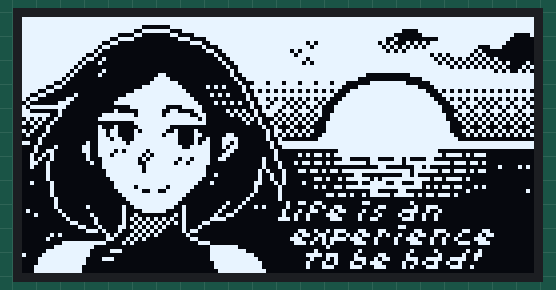
This sketch was run on a simulated Arduino Uno, built with avr-gcc and run on an emulated ATmega328P. On the bench: 128×64 one-colour display.

Above: at 0.1 s.

The sketch:

pico_image1.ino
```cpp
#include <U8g2lib.h>
U8G2_SH1106_128X64_NONAME_F_HW_I2C u8g2(U8G2_R0);

int contrast = 0;
int direction = 5; // Can be +5 or -5
// 'experience128', 128x64px
const unsigned char epd_bitmap_experience128 [] PROGMEM = {
	0xff, 0xff, 0xff, 0xff, 0xff, 0xff, 0xff, 0xff, 0xff, 0xff, 0xff, 0xff, 0xff, 0xff, 0xff, 0xff,
	0xff, 0xff, 0xff, 0xff, 0xff, 0xff, 0xff, 0xff, 0xff, 0xff, 0xff, 0xff, 0xff, 0xff, 0xff, 0xff,
	0xff, 0xff, 0xff, 0x3f, 0xe0, 0xff, 0xff, 0xff, 0xff, 0xff, 0xff, 0xff, 0xff, 0xff, 0xff, 0xff,
	0xff, 0xff, 0xff, 0xcf, 0x1f, 0xff, 0xff, 0xff, 0xff, 0xff, 0xff, 0x7f, 0xf8, 0xff, 0xff, 0xff,
	0xff, 0xff, 0xff, 0x30, 0x60, 0xf8, 0xff, 0xff, 0xff, 0xff, 0xff, 0x1f, 0xf0, 0xff, 0xff, 0x87,
	0xff, 0xff, 0x3f, 0x0f, 0x80, 0xc3, 0xff, 0xff, 0xff, 0xff, 0xff, 0x27, 0x00, 0xff, 0xff, 0x03,
	0xff, 0xff, 0xcf, 0x00, 0x00, 0x9c, 0xff, 0xff, 0x7f, 0xfd, 0xff, 0x15, 0xd5, 0xff, 0xff, 0x01,
	0xff, 0xff, 0x37, 0x00, 0x00, 0x20, 0xfe, 0xff, 0xff, 0xfe, 0xff, 0xab, 0xea, 0xff, 0xe3, 0x00,
	0xff, 0xff, 0x0b, 0x00, 0x00, 0xc0, 0xfc, 0xff, 0xd7, 0xff, 0xff, 0x57, 0xff, 0xff, 0x05, 0x00,
	0xff, 0xff, 0x04, 0x00, 0x00, 0x00, 0xf9, 0xff, 0xef, 0xff, 0xff, 0xff, 0xbf, 0xfa, 0x0a, 0x00,
	0xff, 0x7f, 0x13, 0x00, 0x00, 0x00, 0xf2, 0xff, 0x7f, 0xff, 0xff, 0xff, 0x7f, 0x55, 0x55, 0x00,
	0xff, 0xbf, 0x08, 0x00, 0x00, 0x00, 0xe4, 0xff, 0xbf, 0xfe, 0xff, 0xff, 0xff, 0xaa, 0xaa, 0x42,
	0xff, 0x5f, 0x00, 0x00, 0x00, 0x00, 0xc8, 0xff, 0xff, 0xff, 0xff, 0xff, 0xff, 0x57, 0x55, 0xa1,
	0xff, 0x2f, 0x10, 0x00, 0x00, 0x00, 0xd0, 0xff, 0xff, 0xff, 0xff, 0xff, 0xff, 0xff, 0xbf, 0x52,
	0xff, 0x17, 0x08, 0x00, 0x0c, 0x00, 0x90, 0xff, 0xff, 0xff, 0x3f, 0x00, 0xfe, 0xff, 0xff, 0xff,
	0xff, 0x0b, 0x00, 0x00, 0x1e, 0x00, 0x20, 0xff, 0xff, 0xff, 0x0f, 0x00, 0xf0, 0xff, 0xff, 0xff,
	0xff, 0x04, 0x00, 0x00, 0x7f, 0x00, 0x40, 0xdc, 0xdd, 0xdd, 0x81, 0xff, 0xc0, 0xff, 0xff, 0xff,
	0x3f, 0x03, 0x00, 0xc0, 0xff, 0x40, 0x85, 0xfe, 0xff, 0xff, 0xf0, 0xff, 0x87, 0xff, 0xff, 0xff,
	0xcf, 0x00, 0x00, 0xf0, 0xff, 0x01, 0x80, 0x54, 0x55, 0x55, 0xfc, 0xff, 0x1f, 0x55, 0x55, 0x55,
	0x33, 0x20, 0x00, 0xfc, 0xff, 0x83, 0x0a, 0xfd, 0xff, 0x3f, 0xfe, 0xff, 0x3f, 0xfe, 0xff, 0xff,
	0x0d, 0x18, 0x00, 0xff, 0xff, 0x07, 0x00, 0x59, 0x55, 0x15, 0xff, 0xff, 0x7f, 0x54, 0x55, 0x55,
	0x02, 0x0e, 0x80, 0xff, 0xff, 0x0f, 0x55, 0xba, 0xab, 0x8b, 0xff, 0xff, 0xff, 0xb8, 0xab, 0xbb,
	0xfd, 0x07, 0x00, 0xf8, 0x0f, 0x1f, 0x00, 0xd2, 0x55, 0xc5, 0xff, 0xff, 0xff, 0x51, 0x55, 0x55,
	0x03, 0x02, 0x80, 0xe0, 0x67, 0x18, 0xa8, 0xf4, 0xee, 0xc6, 0xff, 0xff, 0xff, 0xe1, 0xee, 0xee,
	0x7f, 0x02, 0xf0, 0xef, 0xf7, 0x33, 0x50, 0x65, 0x55, 0xe5, 0xff, 0xff, 0xff, 0x53, 0x55, 0x55,
	0x2a, 0x01, 0xf8, 0xff, 0xff, 0x2f, 0x80, 0x8a, 0xaa, 0xe2, 0xff, 0xff, 0xff, 0xa3, 0xaa, 0xaa,
	0x95, 0x00, 0x00, 0xf0, 0xff, 0x3f, 0x00, 0x49, 0x55, 0xf1, 0xff, 0xff, 0xff, 0x47, 0x55, 0x55,
	0x48, 0x00, 0x88, 0xe0, 0x1f, 0x00, 0x00, 0x90, 0x88, 0xf0, 0xff, 0xff, 0xff, 0x87, 0x88, 0x88,
	0x45, 0x00, 0xd8, 0xd0, 0x4f, 0x08, 0x00, 0xa0, 0x55, 0xf1, 0xff, 0xff, 0xff, 0x47, 0x55, 0x55,
	0x22, 0x00, 0xd8, 0xf0, 0x77, 0x18, 0x18, 0xa0, 0xaa, 0xf8, 0xff, 0xff, 0xff, 0x8f, 0xaa, 0xaa,
	0x10, 0x00, 0xb8, 0xf1, 0x7f, 0x48, 0x3c, 0x20, 0x01, 0xfc, 0xff, 0xff, 0xff, 0x1f, 0x00, 0x00,
	0x13, 0x00, 0xf9, 0xfb, 0x7f, 0x68, 0x2c, 0x40, 0xff, 0xff, 0xff, 0xff, 0xff, 0xff, 0xff, 0xff,
	0x08, 0x81, 0xf9, 0xff, 0xff, 0x7c, 0x34, 0x40, 0xfe, 0xff, 0xff, 0xff, 0xff, 0xff, 0xff, 0xff,
	0xc8, 0x80, 0x79, 0x7d, 0xff, 0x7f, 0x18, 0x80, 0x00, 0x80, 0xff, 0xff, 0xff, 0x00, 0x00, 0x00,
	0xa4, 0x00, 0xb9, 0xbf, 0xfe, 0x7f, 0x0c, 0x80, 0xa0, 0xd6, 0xff, 0xff, 0xff, 0xbd, 0x0e, 0x00,
	0x94, 0x00, 0xf1, 0x5f, 0x7f, 0x7b, 0x06, 0x90, 0x00, 0x00, 0x83, 0x61, 0x61, 0x00, 0x00, 0x00,
	0x4c, 0x00, 0xf2, 0x9f, 0xbf, 0x7d, 0x00, 0x10, 0xd1, 0xd6, 0xbf, 0x7f, 0xff, 0x77, 0x0b, 0x00,
	0x44, 0x00, 0xf0, 0xbf, 0xff, 0x3f, 0x00, 0x10, 0x01, 0x00, 0x00, 0x06, 0x2c, 0x00, 0x80, 0x50,
	0x40, 0x00, 0xe0, 0xbf, 0xff, 0x3f, 0x00, 0x28, 0x62, 0x6b, 0xff, 0xff, 0xfd, 0x76, 0x0d, 0x00,
	0x40, 0x00, 0xe0, 0xff, 0xff, 0x3f, 0x01, 0x48, 0x02, 0x00, 0x18, 0x80, 0x05, 0x00, 0x00, 0x00,
	0x40, 0x00, 0xc0, 0xff, 0xff, 0x1f, 0x00, 0x48, 0x02, 0x96, 0x7e, 0xfd, 0xbf, 0xbd, 0x00, 0x00,
	0x84, 0x00, 0x80, 0xff, 0xff, 0x8f, 0x00, 0x8c, 0x42, 0x00, 0x90, 0x67, 0x0c, 0x00, 0x00, 0x00,
	0x80, 0x00, 0x80, 0xef, 0xef, 0x07, 0x00, 0x04, 0x01, 0xca, 0xfe, 0xff, 0xaf, 0x36, 0x0a, 0x00,
	0x80, 0x00, 0x00, 0x3f, 0xf3, 0x03, 0x00, 0x04, 0x01, 0x00, 0x80, 0xc1, 0x00, 0x80, 0x00, 0x40,
	0x80, 0x00, 0x00, 0xfe, 0xff, 0x01, 0x00, 0x02, 0x01, 0xb0, 0xa5, 0xef, 0x6b, 0x17, 0x00, 0x00,
	0x00, 0x01, 0x00, 0xfc, 0xff, 0x00, 0x00, 0x01, 0x01, 0x00, 0x00, 0x00, 0x00, 0x00, 0x00, 0x00,
	0x00, 0x01, 0x00, 0xf8, 0x7f, 0x00, 0x88, 0x00, 0x64, 0x06, 0x60, 0x00, 0x02, 0x00, 0x00, 0x00,
	0x00, 0x01, 0x01, 0xf2, 0x3f, 0x01, 0x44, 0x14, 0x04, 0xc9, 0x00, 0x06, 0xe4, 0x00, 0x00, 0x00,
	0x02, 0x02, 0x00, 0xc2, 0x0f, 0x01, 0x22, 0x00, 0x22, 0xa3, 0x21, 0x81, 0x27, 0x01, 0x00, 0x00,
	0x08, 0x04, 0x02, 0x12, 0x40, 0x01, 0x19, 0x00, 0x92, 0x70, 0x10, 0x42, 0x92, 0x00, 0x00, 0x00,
	0x00, 0x08, 0x04, 0xaa, 0x2a, 0x81, 0x07, 0x00, 0x97, 0xe0, 0x90, 0x81, 0x93, 0x00, 0x00, 0x00,
	0x00, 0x30, 0x04, 0x52, 0x55, 0x61, 0x00, 0x00, 0x00, 0x00, 0x00, 0x00, 0x00, 0x00, 0x00, 0x00,
	0x00, 0xc0, 0x08, 0xab, 0x0a, 0x11, 0x00, 0x00, 0x00, 0x00, 0x00, 0xc0, 0x00, 0x00, 0x00, 0x00,
	0x00, 0x00, 0x17, 0x51, 0x05, 0x0d, 0x00, 0x00, 0x60, 0xd2, 0x31, 0x06, 0x8c, 0xc3, 0x18, 0x00,
	0x80, 0x02, 0xa0, 0xa8, 0x02, 0x02, 0x00, 0x00, 0xd0, 0x4c, 0x6a, 0x4a, 0x9a, 0x24, 0x34, 0x00,
	0x40, 0x00, 0x60, 0x54, 0x00, 0x0c, 0x00, 0x00, 0x38, 0xea, 0x1d, 0x21, 0x47, 0x12, 0x0e, 0x00,
	0x00, 0xfc, 0x1f, 0x0a, 0x00, 0x70, 0x00, 0x00, 0x70, 0x29, 0x38, 0x21, 0x4e, 0xe2, 0x1c, 0x00,
	0x00, 0xff, 0x03, 0x00, 0x00, 0x80, 0x3f, 0x00, 0x00, 0x10, 0x00, 0x00, 0x00, 0x00, 0x00, 0x00,
	0xc0, 0xff, 0xc1, 0x01, 0x00, 0x80, 0xff, 0x00, 0x00, 0x02, 0x10, 0x00, 0x82, 0x80, 0x04, 0x00,
	0xe1, 0xff, 0x01, 0x00, 0x00, 0x80, 0xff, 0x03, 0x80, 0x77, 0x08, 0x06, 0x01, 0x41, 0x06, 0x00,
	0xf0, 0xff, 0x70, 0x00, 0x00, 0x80, 0xff, 0x07, 0x00, 0x51, 0x38, 0x0d, 0xe7, 0x79, 0x02, 0x00,
	0xf0, 0xff, 0x00, 0x00, 0x00, 0x00, 0xff, 0x0f, 0x80, 0x48, 0xa4, 0x83, 0x94, 0x24, 0x00, 0x00,
	0xf8, 0x7f, 0x00, 0x00, 0x00, 0x00, 0xff, 0x0f, 0x80, 0x38, 0x1c, 0x87, 0xe2, 0x38, 0x01, 0x00,
	0xf8, 0x7f, 0x00, 0x00, 0x00, 0x00, 0xfe, 0x1f, 0x00, 0x00, 0x00, 0x00, 0x00, 0x00, 0x00, 0x00
};

// Array of all bitmaps for convenience. (Total bytes used to store images in PROGMEM = 1040)
const int epd_bitmap_allArray_LEN = 1;
const unsigned char* epd_bitmap_allArray[1] = {
	epd_bitmap_experience128
};

void setup() {
  u8g2.begin();
}

void loop() {
  contrast += direction;

  // Reverse direction at limits
  if (contrast >= 255 || contrast <= 0) {
    direction = -direction;
  }
	u8g2.setContrast(contrast);//0-255
  u8g2.clearBuffer();
  u8g2.drawXBMP(0, 0, 128, 64, epd_bitmap_experience128); // Draw your image
  u8g2.sendBuffer();
  //delay(1000);
}
```
